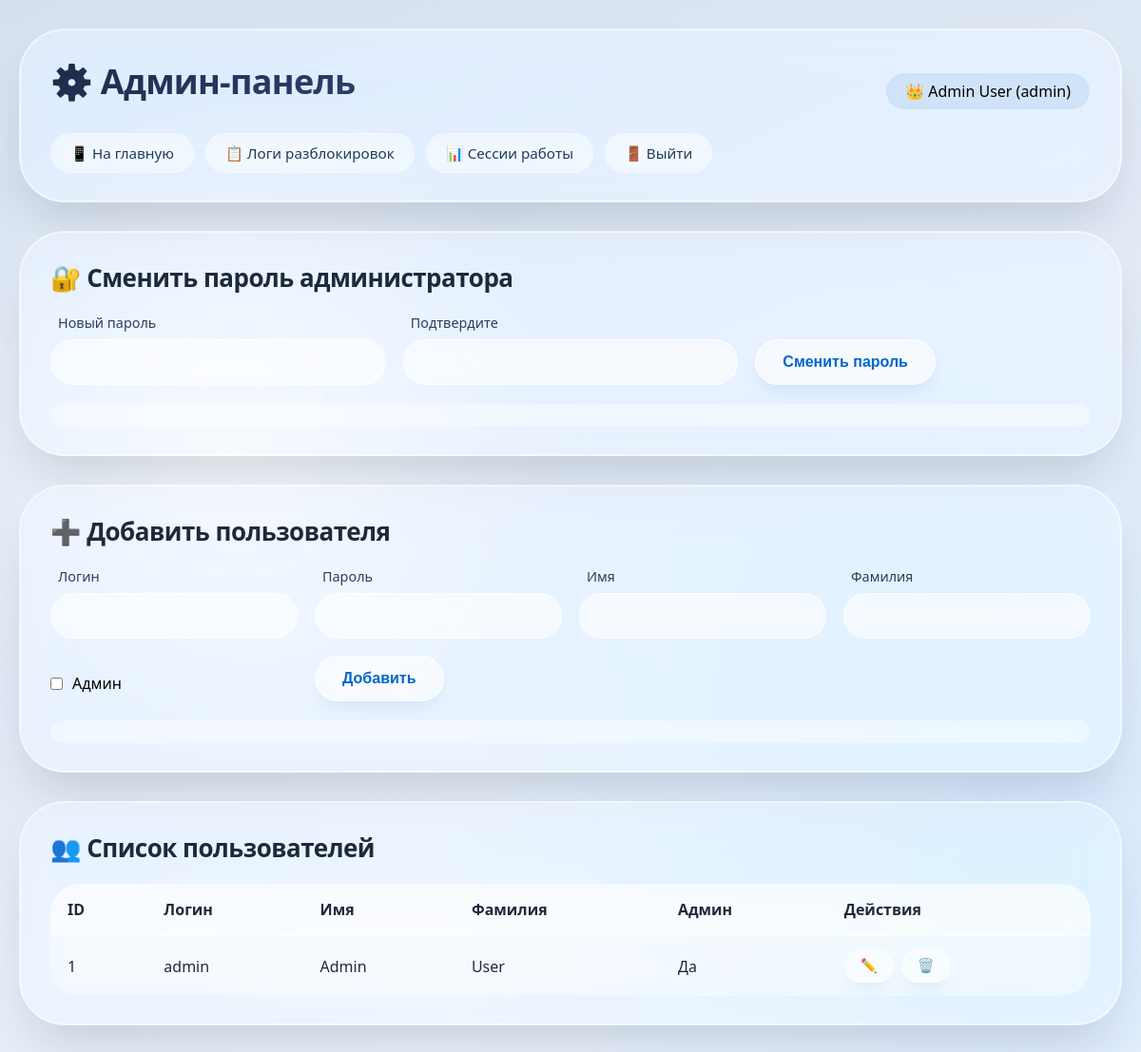
The page /admin (signed in) on the database its author committed.
### tables this page shows
CREATE TABLE users
                 (id INTEGER PRIMARY KEY AUTOINCREMENT,
                  username TEXT UNIQUE NOT NULL,
                  password TEXT NOT NULL,
                  name TEXT NOT NULL,
                  surname TEXT NOT NULL,
                  is_admin INTEGER DEFAULT 0,
                  created_at TIMESTAMP DEFAULT CURRENT_TIMESTAMP);

### web_server.py (the view)
@app.route('/admin')
@login_required
@admin_required
def admin_panel():
    users = query_db('SELECT id, username, name, surname, is_admin FROM users ORDER BY id')
    return render_template('admin.html', users=users)

### web_server.py (called while the page is built)
def query_db(query, args=(), one=False):
    conn = sqlite3.connect(DB_NAME)
    conn.row_factory = sqlite3.Row
    cur = conn.cursor()
    cur.execute(query, args)
    rv = cur.fetchall()
    conn.commit()
    conn.close()
    return (rv[0] if rv else None) if one else rv

def login_required(f):
    @wraps(f)
    def decorated_function(*args, **kwargs):
        if 'user_id' not in session:
            return redirect(url_for('login'))
        return f(*args, **kwargs)
    return decorated_function

def admin_required(f):
    @wraps(f)
    def decorated_function(*args, **kwargs):
        if not session.get('is_admin'):
            return "Доступ запрещен", 403
        return f(*args, **kwargs)
    return decorated_function

### templates/admin.html (shortened to what this page needs)
<!DOCTYPE html>
<html lang="ru">
<head>
</head>
<body>
<div class="main-container">
    <div class="glass-panel">
        <div class="nav-header">
            <h2>⚙️ Админ-панель</h2>
            <span class="user-badge">👑 {{ session.name }} {{ session.surname }} (admin)</span>
        </div>
        <div class="nav-links">
            <a href="/scan" class="glass-link">📱 На главную</a>
            <a href="/admin/logs" class="glass-link">📋 Логи разблокировок</a>
            <a href="/admin/sessions" class="glass-link">📊 Сессии работы</a>
            <a href="/logout" class="glass-link">🚪 Выйти</a>
        </div>
    </div>
    <div class="glass-panel">
        <h3>🔐 Сменить пароль администратора</h3>
        <form id="changePasswordForm">
            <div class="form-grid">
                <div class="input-field">
                    <label>Новый пароль</label>
                    <input type="password" id="newPassword" class="glass-input" required>
                </div>
                <div class="input-field">
                    <label>Подтвердите</label>
                    <input type="password" id="confirmPassword" class="glass-input" required>
                </div>
                <div>
                    <button type="submit" class="glass-button">Сменить пароль</button>
                </div>
            </div>
            <div id="passwordResult" class="result-message"></div>
        </form>
    </div>
    <div class="glass-panel">
        <h3>➕ Добавить пользователя</h3>
        <form id="addUserForm">
            <div class="form-grid">
                <div class="input-field"><label>Логин</label><input type="text" id="newUsername" class="glass-input" required></div>
                <div class="input-field"><label>Пароль</label><input type="password" id="newUserPassword" class="glass-input" required></div>
                <div class="input-field"><label>Имя</label><input type="text" id="newName" class="glass-input" required></div>
                <div class="input-field"><label>Фамилия</label><input type="text" id="newSurname" class="glass-input" required></div>
                <div class="checkbox-label"><input type="checkbox" id="newIsAdmin"> <label style="margin:0;">Админ</label></div>
                <div><button type="submit" class="glass-button">Добавить</button></div>
            </div>
            <div id="addUserResult" class="result-message"></div>
        </form>
    </div>
    <div class="glass-panel">
        <h3>👥 Список пользователей</h3>
        <div class="table-wrapper">
            <table class="glass-table">
                <thead>
                    <tr><th>ID</th><th>Логин</th><th>Имя</th><th>Фамилия</th><th>Админ</th><th>Действия</th></tr>
                </thead>
                <tbody>
                    {% for user in users %}
                    <tr>
                        <td>{{ user.id }}</td>
                        <td>{{ user.username }}</td>
                        <td>{{ user.name }}</td>
                        <td>{{ user.surname }}</td>
                        <td>{{ 'Да' if user.is_admin else 'Нет' }}</td>
                        <td class="action-buttons">
                            <button class="glass-button small" onclick="editUser({{ user.id }}, '{{ user.username }}', '{{ user.name }}', '{{ user.surname }}', {{ user.is_admin }})">✏️</button>
                            <button class="glass-button small danger" onclick="deleteUser({{ user.id }})">🗑️</button>
                        </td>
                    </tr>
                    {% endfor %}
                </tbody>
            </table>
        </div>
    </div>
</div>
</body>
</html>

### templates/admin.html (style rules this page uses)
* { margin: 0; padding: 0; box-sizing: border-box; }
body { -webkit-user-select: none; user-select: none; min-height: 100vh; font-family: system-ui, -apple-system, 'Helvetica Neue', 'Segoe UI', Roboto, sans-serif; background: radial-gradient(circle at 70% 20%, #e2eafc 0%, #cdddf5 100%); background-image: radial-gradient(circle at 20% 40%, rgba(255, 255, 255, 0.7) 0%, transparent 30%), radial-gradient(circle at 90% 80%, rgba(200, 225, 255, 0.6) 0%, transparent 45%), linear-gradient(155deg, #d4e0f0 0%, #f0f5fc 100%); padding: 30px 20px; animation: bgShift 20s infinite alternate; }
.main-container { max-width: 1200px; margin: 0 auto; }
.glass-panel { background: rgba(255, 255, 255, 0.35); backdrop-filter: blur(24px) saturate(180%); -webkit-backdrop-filter: blur(24px) saturate(180%); border-radius: 48px; padding: 30px 32px; margin-bottom: 30px; box-shadow: 0 30px 50px -15px rgba(0, 20, 40, 0.15), 0 0 0 1px rgba(255, 255, 255, 0.6) inset; border: 1px solid rgba(255, 255, 255, 0.4); transition: all 0.3s ease; }
h2, h3, h4 { font-weight: 650; letter-spacing: -0.02em; color: #1e293b; }
h2 { font-size: 36px; margin-bottom: 20px; background: linear-gradient(145deg, #1e2b4a, #2c3e6b); -webkit-background-clip: text; background-clip: text; color: transparent; }
h3 { font-size: 26px; margin: 0 0 20px 0; }
.nav-header { display: flex; align-items: center; justify-content: space-between; flex-wrap: wrap; gap: 15px; margin-bottom: 10px; }
.user-badge { background: rgba(0, 100, 200, 0.12); backdrop-filter: blur(10px); padding: 8px 20px; border-radius: 50px; font-weight: 500; border: 1px solid rgba(255, 255, 255, 0.5); }
.nav-links { display: flex; gap: 12px; flex-wrap: wrap; }
.glass-link { text-decoration: none; padding: 10px 20px; background: rgba(255, 255, 255, 0.3); backdrop-filter: blur(8px); border-radius: 40px; color: #1e3a5f; font-weight: 500; transition: all 0.3s; border: 1px solid rgba(255, 255, 255, 0.3); font-size: 0.95rem; position: relative; overflow: hidden; }
.glass-link::before { content: ''; position: absolute; top: 0; left: -100%; width: 100%; height: 100%; background: linear-gradient(90deg, transparent, rgba(255, 255, 255, 0.5), transparent); transition: left 0.5s ease; }
.form-grid { display: grid; grid-template-columns: repeat(auto-fit, minmax(220px, 1fr)); gap: 18px; align-items: end; }
.input-field { display: flex; flex-direction: column; gap: 8px; }
.input-field label { font-weight: 500; color: #2c3e5e; padding-left: 8px; font-size: 0.9rem; }
.glass-input { padding: 14px 18px; background: rgba(255, 255, 255, 0.45); backdrop-filter: blur(10px); border: 1.5px solid rgba(255, 255, 255, 0.6); border-radius: 36px; font-size: 1rem; outline: none; transition: all 0.25s; color: #0f172a; font-weight: 500; }
.checkbox-label { display: flex; align-items: center; gap: 10px; padding: 8px 0; }
.glass-button { padding: 14px 28px; background: rgba(255, 255, 255, 0.5); backdrop-filter: blur(20px); border: 1px solid rgba(255, 255, 255, 0.6); border-radius: 50px; font-weight: 600; color: #0066cc; cursor: pointer; transition: all 0.3s; box-shadow: 0 10px 20px -8px rgba(0, 100, 200, 0.15); font-size: 1rem; position: relative; overflow: hidden; }
.glass-button::before { content: ''; position: absolute; top: 0; left: -100%; width: 100%; height: 100%; background: linear-gradient(90deg, transparent, rgba(255, 255, 255, 0.6), transparent); transition: left 0.5s ease; }
.glass-button.small { padding: 8px 16px; font-size: 0.9rem; background: rgba(255, 255, 255, 0.4); }
.glass-button.danger { color: #c00030; background: rgba(255, 255, 255, 0.4); }
.table-wrapper { overflow-x: auto; border-radius: 30px; margin-top: 20px; }
.glass-table { width: 100%; border-collapse: collapse; background: rgba(255, 255, 255, 0.25); backdrop-filter: blur(15px); border-radius: 30px; overflow: hidden; }
.glass-table th { background: rgba(255, 255, 255, 0.4); padding: 16px 18px; font-weight: 600; color: #1e293b; text-align: left; border-bottom: 1px solid rgba(255, 255, 255, 0.6); }
.glass-table td { padding: 14px 18px; border-bottom: 1px solid rgba(255, 255, 255, 0.3); color: #1e293b; font-weight: 500; }
.glass-table tr:last-child td { border-bottom: none; }
.action-buttons { display: flex; gap: 8px; }
.result-message { margin-top: 20px; padding: 12px 20px; border-radius: 30px; background: rgba(255, 255, 255, 0.25); backdrop-filter: blur(10px); }

### rows shown on the page
users: surname "User", id "1", username "admin", name "Admin", is_admin "Да"

### other values the page prints
{{ session.name }} "Admin"
